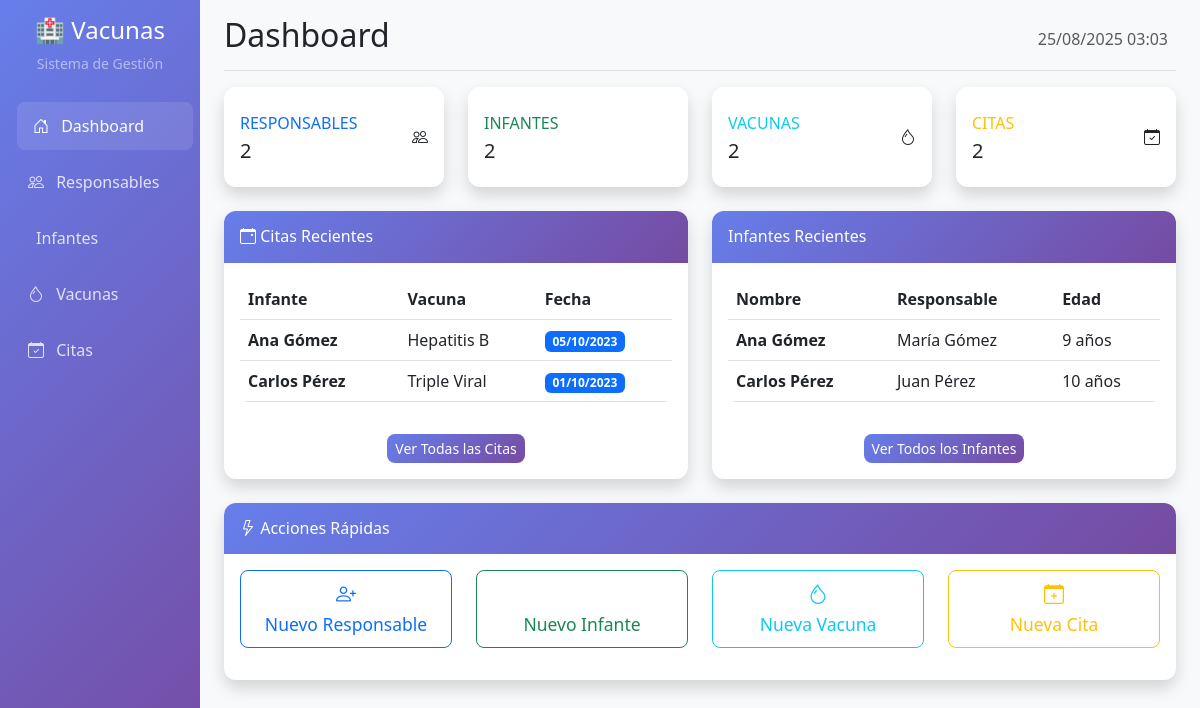
The page / on the database its author committed.
### tables this page shows
CREATE TABLE `cita` (
  `id` bigint(20) NOT NULL,
  `infante_id` bigint(20) NOT NULL,
  `fecha_inyeccion` date NOT NULL,
  `vacuna_id` bigint(20) NOT NULL
);

CREATE TABLE `infantes` (
  `id` bigint(20) NOT NULL,
  `nombre` varchar(255) NOT NULL,
  `apellido` varchar(255) NOT NULL,
  `fecha_nacimiento` date NOT NULL,
  `responsable_id` bigint(20) NOT NULL
);

CREATE TABLE `vacuna` (
  `id` bigint(20) NOT NULL,
  `nombre` varchar(255) NOT NULL,
  `empresa` varchar(255) NOT NULL
);

CREATE TABLE `responsable` (
  `id` bigint(20) NOT NULL,
  `nombre` varchar(255) NOT NULL,
  `apellido` varchar(255) NOT NULL,
  `carnet` varchar(255) NOT NULL,
  `celular` varchar(255) NOT NULL
);

### controllers/ResponsableController.php (called while the page is built, shortened)
<?php
require_once __DIR__ . '/../models/Responsable.php';
require_once __DIR__ . '/../config/database.php';
class ResponsableController {
    private $responsable;
    public function __construct() {
        $this->database = new Database();
        $this->responsable = new Responsable($this->database->getConnection());
    }
    public function index() {
        $stmt = $this->responsable->read();
        $responsables = $stmt->fetchAll(PDO::FETCH_ASSOC);
        return $responsables;
    }
}
?>

### config/database.php (called while the page is built, shortened)
<?php
class Database {
    private $host = 'localhost';
    private $db_name = 'bd_vac';
    private $username = 'root';
    private $password = '';
    public function getConnection() {
        $this->conn = null;
        try {
            $this->conn = new PDO(
                "mysql:host=" . $this->host . ";dbname=" . $this->db_name,
                $this->username,
                $this->password
            );
            $this->conn->setAttribute(PDO::ATTR_ERRMODE, PDO::ERRMODE_EXCEPTION);
            $this->conn->exec("set names utf8");
        } catch(PDOException $exception) {
            echo "Error de conexión: " . $exception->getMessage();
        }
        return $this->conn;
    }
}
?>

### models/Responsable.php (called while the page is built, shortened)
<?php
require_once __DIR__ . '/../config/database.php';
class Responsable {
    private $conn;
    private $table_name = "responsable";
    public function __construct($db) {
        $this->conn = $db;
    }
    public function read() {
        $query = "SELECT * FROM " . $this->table_name . " ORDER BY apellido, nombre";
        $stmt = $this->conn->prepare($query);
        $stmt->execute();
        return $stmt;
    }
}
?>

### controllers/InfanteController.php (called while the page is built, shortened)
<?php
require_once __DIR__ . '/../models/Infante.php';
require_once __DIR__ . '/../models/Responsable.php';
require_once __DIR__ . '/../config/database.php';
class InfanteController {
    private $infante;
    public function __construct() {
        $this->database = new Database();
        $this->infante = new Infante($this->database->getConnection());
    }
    public function index() {
        $stmt = $this->infante->read();
        $infantes = $stmt->fetchAll(PDO::FETCH_ASSOC);
        return $infantes;
    }
    public function calcularEdad($fecha_nacimiento) {
        $fecha_nac = new DateTime($fecha_nacimiento);
        $hoy = new DateTime();
        $edad = $hoy->diff($fecha_nac);
        return $edad->y;
    }
}
?>

### models/Infante.php (called while the page is built, shortened)
<?php
require_once __DIR__ . '/../config/database.php';
class Infante {
    private $conn;
    private $table_name = "infantes";
    public function __construct($db) {
        $this->conn = $db;
    }
    public function read() {
        $query = "SELECT i.*, r.nombre as responsable_nombre, r.apellido as responsable_apellido
                  FROM " . $this->table_name . " i
                  LEFT JOIN responsable r ON i.responsable_id = r.id
                  ORDER BY i.apellido, i.nombre";
        $stmt = $this->conn->prepare($query);
        $stmt->execute();
        return $stmt;
    }
}
?>

### controllers/VacunaController.php (called while the page is built, shortened)
<?php
require_once __DIR__ . '/../models/Vacuna.php';
require_once __DIR__ . '/../config/database.php';
class VacunaController {
    private $vacuna;
    public function __construct() {
        $this->database = new Database();
        $this->vacuna = new Vacuna($this->database->getConnection());
    }
    public function index() {
        $stmt = $this->vacuna->read();
        $vacunas = $stmt->fetchAll(PDO::FETCH_ASSOC);
        return $vacunas;
    }
}
?>

### models/Vacuna.php (called while the page is built, shortened)
<?php
require_once __DIR__ . '/../config/database.php';
class Vacuna {
    private $conn;
    private $table_name = "vacuna";
    public function __construct($db) {
        $this->conn = $db;
    }
    public function read() {
        $query = "SELECT * FROM " . $this->table_name . " ORDER BY nombre";
        $stmt = $this->conn->prepare($query);
        $stmt->execute();
        return $stmt;
    }
}
?>

### controllers/CitaController.php (called while the page is built, shortened)
<?php
require_once __DIR__ . '/../models/Cita.php';
require_once __DIR__ . '/../models/Infante.php';
require_once __DIR__ . '/../models/Vacuna.php';
require_once __DIR__ . '/../config/database.php';
class CitaController {
    private $cita;
    public function __construct() {
        $this->database = new Database();
        $this->cita = new Cita($this->database->getConnection());
    }
    public function index() {
        $stmt = $this->cita->read();
        $citas = $stmt->fetchAll(PDO::FETCH_ASSOC);
        return $citas;
    }
}
?>

### models/Cita.php (called while the page is built, shortened)
<?php
require_once __DIR__ . '/../config/database.php';
class Cita {
    private $conn;
    private $table_name = "cita";
    public function __construct($db) {
        $this->conn = $db;
    }
    public function read() {
        $query = "SELECT c.*, i.nombre as infante_nombre, i.apellido as infante_apellido,
                         v.nombre as vacuna_nombre, v.empresa as vacuna_empresa,
                         r.nombre as responsable_nombre, r.apellido as responsable_apellido
                  FROM " . $this->table_name . " c
                  LEFT JOIN infantes i ON c.infante_id = i.id
                  LEFT JOIN vacuna v ON c.vacuna_id = v.id
                  LEFT JOIN responsable r ON i.responsable_id = r.id
                  ORDER BY c.fecha_inyeccion DESC";
        $stmt = $this->conn->prepare($query);
        $stmt->execute();
        return $stmt;
    }
}
?>

### index.php (the view, shortened to what this page needs)
<?php
require_once __DIR__ . '/controllers/ResponsableController.php';
require_once __DIR__ . '/controllers/InfanteController.php';
require_once __DIR__ . '/controllers/VacunaController.php';
require_once __DIR__ . '/controllers/CitaController.php';
$responsableController = new ResponsableController();
$infanteController = new InfanteController();
$vacunaController = new VacunaController();
$citaController = new CitaController();
$totalResponsables = count($responsableController->index());
$totalInfantes = count($infanteController->index());
$totalVacunas = count($vacunaController->index());
$totalCitas = count($citaController->index());
$citasRecientes = array_slice($citaController->index(), 0, 5);
$infantesRecientes = array_slice($infanteController->index(), 0, 5);
include __DIR__ . '/views/layout/header.php';
?>
<div class="row">
    <div class="col-xl-3 col-md-6 mb-4">
        <div class="card border-left-primary shadow h-100 py-2">
            <div class="card-body">
                <div class="row no-gutters align-items-center">
                    <div class="col mr-2">
                        <div class="text-xs font-weight-bold text-primary text-uppercase mb-1">
                            Responsables</div>
                        <div class="h5 mb-0 font-weight-bold text-gray-800"><?php echo $totalResponsables; ?></div>
                    </div>
                    <div class="col-auto">
                        <i class="bi bi-people fa-2x text-gray-300"></i>
                    </div>
                </div>
            </div>
        </div>
    </div>
    <div class="col-xl-3 col-md-6 mb-4">
        <div class="card border-left-success shadow h-100 py-2">
            <div class="card-body">
                <div class="row no-gutters align-items-center">
                    <div class="col mr-2">
                        <div class="text-xs font-weight-bold text-success text-uppercase mb-1">
                            Infantes</div>
                        <div class="h5 mb-0 font-weight-bold text-gray-800"><?php echo $totalInfantes; ?></div>
                    </div>
                </div>
            </div>
        </div>
    </div>
    <div class="col-xl-3 col-md-6 mb-4">
        <div class="card border-left-info shadow h-100 py-2">
            <div class="card-body">
                <div class="row no-gutters align-items-center">
                    <div class="col mr-2">
                        <div class="text-xs font-weight-bold text-info text-uppercase mb-1">
                            Vacunas</div>
                        <div class="h5 mb-0 font-weight-bold text-gray-800"><?php echo $totalVacunas; ?></div>
                    </div>
                    <div class="col-auto">
                        <i class="bi bi-droplet fa-2x text-gray-300"></i>
                    </div>
                </div>
            </div>
        </div>
    </div>
    <div class="col-xl-3 col-md-6 mb-4">
        <div class="card border-left-warning shadow h-100 py-2">
            <div class="card-body">
                <div class="row no-gutters align-items-center">
                    <div class="col mr-2">
                        <div class="text-xs font-weight-bold text-warning text-uppercase mb-1">
                            Citas</div>
                        <div class="h5 mb-0 font-weight-bold text-gray-800"><?php echo $totalCitas; ?></div>
                    </div>
                    <div class="col-auto">
                        <i class="bi bi-calendar-check fa-2x text-gray-300"></i>
                    </div>
                </div>
            </div>
        </div>
    </div>
</div>
<div class="row">
    <div class="col-lg-6">
        <div class="card shadow mb-4">
            <div class="card-header py-3">
                <h6 class="m-0 font-weight-bold text-white">
                    <i class="bi bi-calendar-event"></i> Citas Recientes
                </h6>
            </div>
            <div class="card-body">
                <?php if (empty($citasRecientes)): ?>
                    <p class="text-muted text-center">No hay citas registradas</p>
                <?php else: ?>
                    <div class="table-responsive">
                        <table class="table table-hover">
                            <thead>
                                <tr>
                                    <th>Infante</th>
                                    <th>Vacuna</th>
                                    <th>Fecha</th>
                                </tr>
                            </thead>
                            <tbody>
                                <?php foreach ($citasRecientes as $cita): ?>
                                    <tr>
                                        <td>
                                            <strong><?php echo htmlspecialchars($cita['infante_nombre'] . ' ' . $cita['infante_apellido']); ?></strong>
                                        </td>
                                        <td><?php echo htmlspecialchars($cita['vacuna_nombre']); ?></td>
                                        <td>
                                            <span class="badge bg-primary">
                                                <?php echo date('d/m/Y', strtotime($cita['fecha_inyeccion'])); ?>
                                            </span>
                                        </td>
                                    </tr>
                                <?php endforeach; ?>
                            </tbody>
                        </table>
                    </div>
                <?php endif; ?>
                <div class="text-center mt-3">
                    <a href="citas.php" class="btn btn-primary btn-sm">
                        Ver Todas las Citas
                    </a>
                </div>
            </div>
        </div>
    </div>
    <div class="col-lg-6">
        <div class="card shadow mb-4">
            <div class="card-header py-3">
                <h6 class="m-0 font-weight-bold text-white">
                    <i class="bi bi-baby"></i> Infantes Recientes
                </h6>
            </div>
            <div class="card-body">
                <?php if (empty($infantesRecientes)): ?>
                    <p class="text-muted text-center">No hay infantes registrados</p>
                <?php else: ?>
                    <div class="table-responsive">
                        <table class="table table-hover">
                            <thead>
                                <tr>
                                    <th>Nombre</th>
                                    <th>Responsable</th>
                                    <th>Edad</th>
                                </tr>
                            </thead>
                            <tbody>
                                <?php foreach ($infantesRecientes as $infante): ?>
                                    <tr>
                                        <td>
                                            <strong><?php echo htmlspecialchars($infante['nombre'] . ' ' . $infante['apellido']); ?></strong>
                                        </td>
                                        <td><?php echo htmlspecialchars($infante['responsable_nombre'] . ' ' . $infante['responsable_apellido']); ?></td>
                                        <td>
                                            <?php
                                            $edad = $infanteController->calcularEdad($infante['fecha_nacimiento']);
                                            echo $edad . ' años';
                                            ?>
                                        </td>
                                    </tr>
                                <?php endforeach; ?>
                            </tbody>
                        </table>
                    </div>
                <?php endif; ?>
                <div class="text-center mt-3">
                    <a href="infantes.php" class="btn btn-primary btn-sm">
                        Ver Todos los Infantes
                    </a>
                </div>
            </div>
        </div>
    </div>
</div>
<div class="row">
    <div class="col-12">
        <div class="card shadow mb-4">
            <div class="card-header py-3">
                <h6 class="m-0 font-weight-bold text-white">
                    <i class="bi bi-lightning"></i> Acciones Rápidas
                </h6>
            </div>
            <div class="card-body">
                <div class="row text-center">
                    <div class="col-md-3 mb-3">
                        <a href="responsables.php?action=create" class="btn btn-outline-primary btn-lg w-100">
                            <i class="bi bi-person-plus"></i><br>
                            <small>Nuevo Responsable</small>
                        </a>
                    </div>
                    <div class="col-md-3 mb-3">
                        <a href="infantes.php?action=create" class="btn btn-outline-success btn-lg w-100">
                            <i class="bi bi-baby"></i><br>
                            <small>Nuevo Infante</small>
                        </a>
                    </div>
                    <div class="col-md-3 mb-3">
                        <a href="vacunas.php?action=create" class="btn btn-outline-info btn-lg w-100">
                            <i class="bi bi-droplet"></i><br>
                            <small>Nueva Vacuna</small>
                        </a>
                    </div>
                    <div class="col-md-3 mb-3">
                        <a href="citas.php?action=create" class="btn btn-outline-warning btn-lg w-100">
                            <i class="bi bi-calendar-plus"></i><br>
                            <small>Nueva Cita</small>
                        </a>
                    </div>
                </div>
            </div>
        </div>
    </div>
</div>
<?php include __DIR__ . '/views/layout/footer.php'; ?>

### rows shown on the page
cita: infante.apellido "Ana Gómez", vacuna.nombre "Hepatitis B", fecha_inyeccion "05/10/2023"
cita: infante.apellido "Carlos Pérez", vacuna.nombre "Triple Viral", fecha_inyeccion "01/10/2023"
infantes: nombre+apellido "Ana Gómez", responsable.apellido "María Gómez", fecha_nacimiento "9"
infantes: nombre+apellido "Carlos Pérez", responsable.apellido "Juan Pérez", fecha_nacimiento "10"

### other values the page prints
$page_title "Dashboard"
$totalResponsables "2"
$totalInfantes "2"
$totalVacunas "2"
$totalCitas "2"
